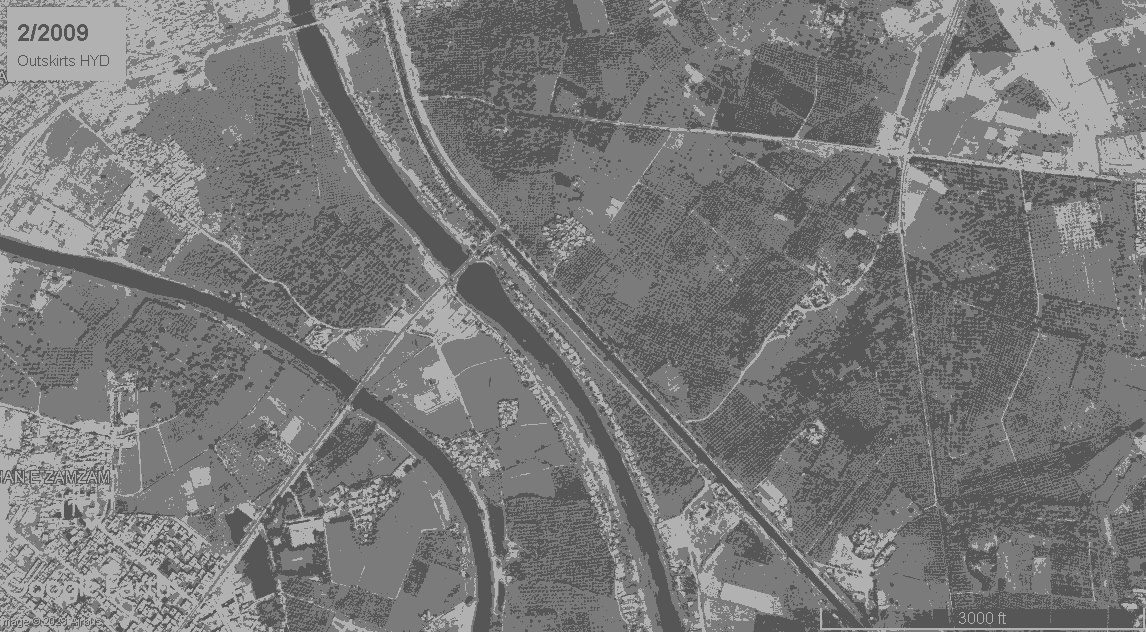
#> input picture seg-hyd-2009.jpg, 1146 x 632 px
$ python area.py
#> lines starting #> are read from the running program, lines starting #| are printed output that depends on the picture; after the words box and inside, x2 and y2 are one past the last pixel; in counts of white or black regions, pixels touching at a corner belong together
import cv2
import numpy as np

def quantify_deforested_area(binary_image, pixel_size_meters, save_path=None):
    # Find contours in the binary image
    contours, _ = cv2.findContours(binary_image, cv2.RETR_EXTERNAL, cv2.CHAIN_APPROX_SIMPLE)

    # Calculate the total area of deforested land
    total_area_pixels = sum(cv2.contourArea(contour) for contour in contours)
    total_area_sq_meters = total_area_pixels * pixel_size_meters**2
    total_area_sq_kms = total_area_sq_meters / 1e6

    # Save the result if a path is provided
    if save_path is not None:
        result_image = np.zeros_like(binary_image)
        cv2.drawContours(result_image, contours, -1, 255, thickness=cv2.FILLED)
        cv2.imwrite(save_path, result_image)

    return total_area_sq_kms

def calculate_pixel_size(total_area_sq_kms, image_shape):
    # Calculate the pixel size in meters
    total_area_sq_meters = total_area_sq_kms * 1e6
    pixel_size_meters = np.sqrt(total_area_sq_meters / np.prod(image_shape))
    return pixel_size_meters

# Load your binary images and convert to grayscale
binary_image1 = cv2.imread('seg-hyd-2009.jpg', cv2.IMREAD_GRAYSCALE)
#> binary_image1 is the input picture: shape (632, 1146); min 77, max 186, mean 121
binary_image2 = cv2.imread('seg-hyd-2023.jpg', cv2.IMREAD_GRAYSCALE)
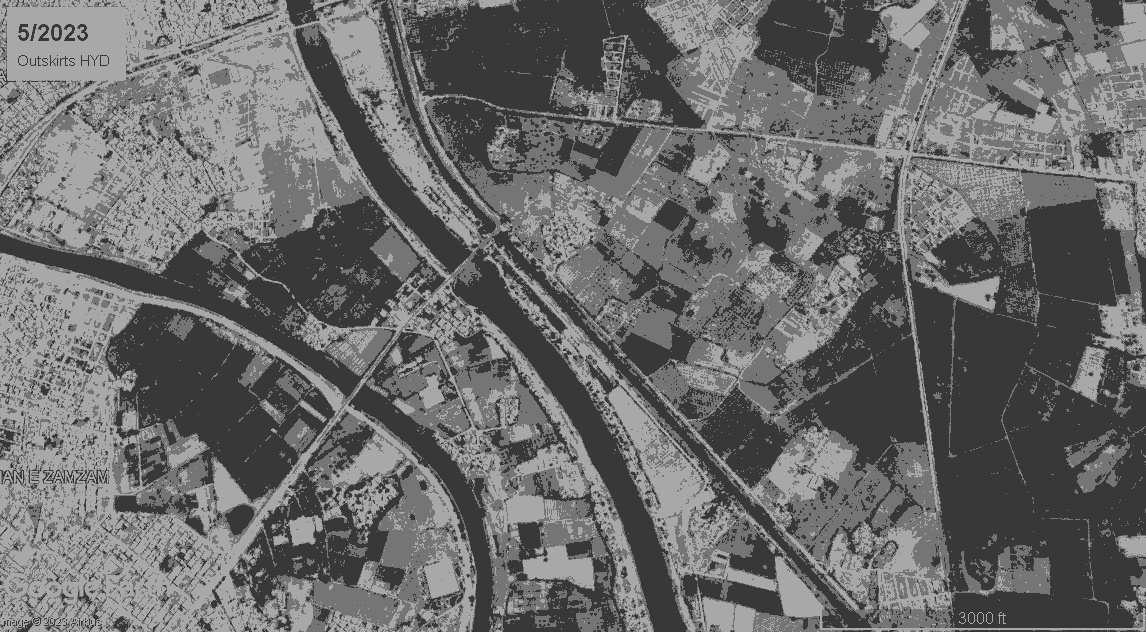
#> input picture seg-hyd-2023.jpg, 1146 x 632 px
#> binary_image2 is the input picture: shape (632, 1146); min 48, max 177, mean 107.4

# Apply image segmentation logic to obtain binary images
# (Replace this with your actual segmentation logic)
_, binary_image1 = cv2.threshold(binary_image1, 128, 255, cv2.THRESH_BINARY)
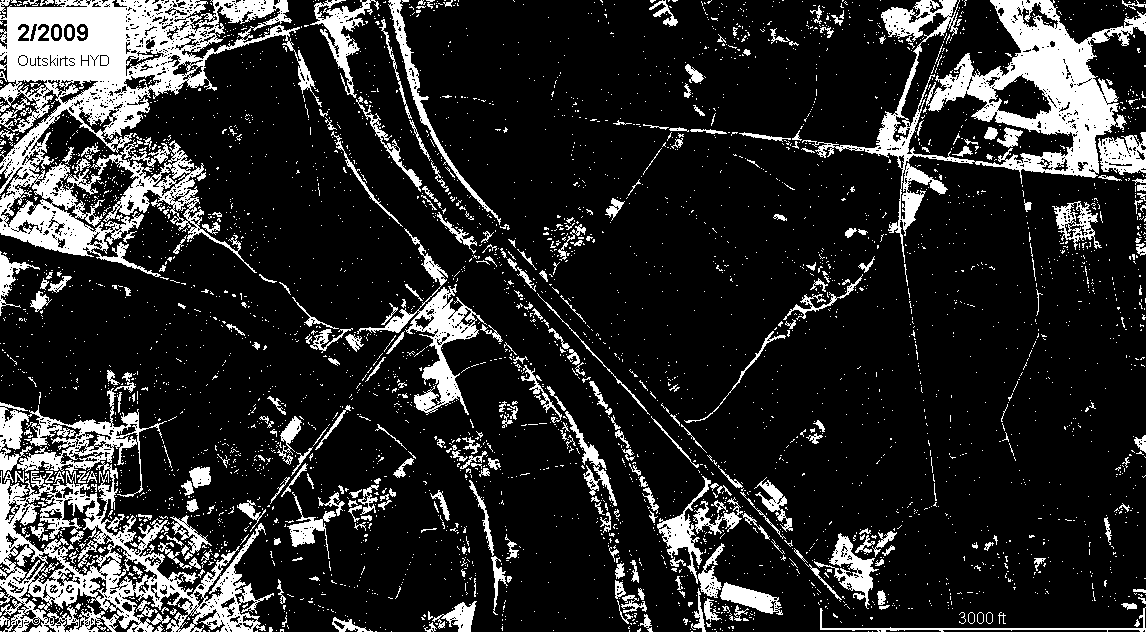
#> binary_image1: shape (632, 1146); 16.8% white; 3931 white regions (3592 under 20 px), largest, box (x1, y1, x2, y2) and area: (0, 0, 322, 277) 27489, (802, 0, 1146, 263) 19161, (0, 461, 274, 632) 15845
_, binary_image2 = cv2.threshold(binary_image2, 128, 255, cv2.THRESH_BINARY)
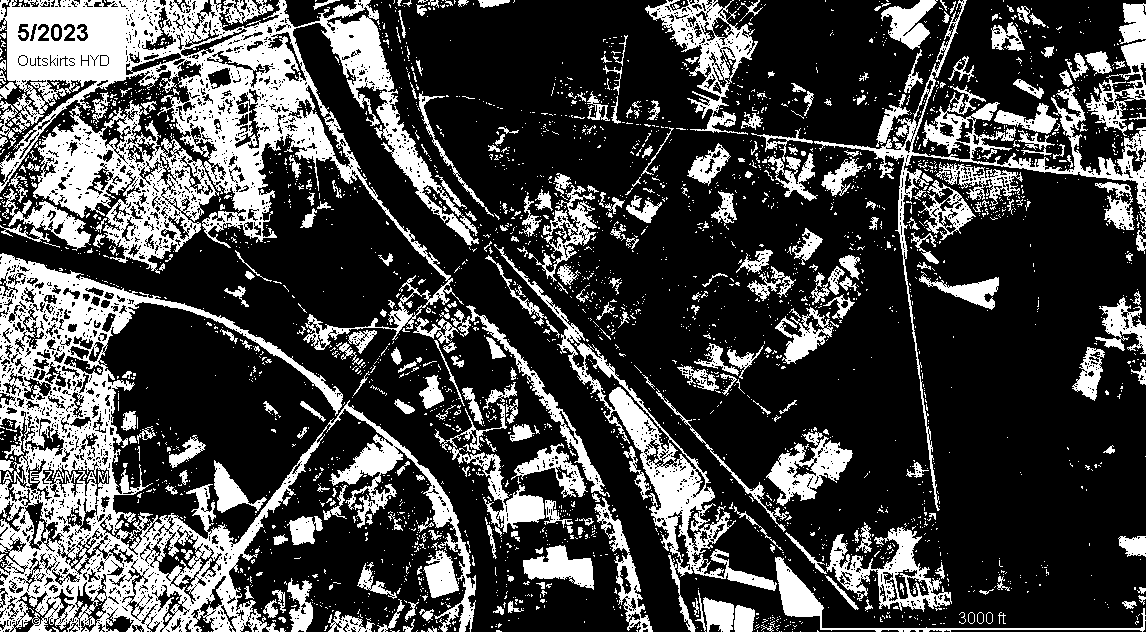
#> binary_image2: shape (632, 1146); 27.3% white; 2985 white regions (2652 under 20 px)

# Replace total_area_sq_kms with your actual total area
total_area_sq_kms = 6.78

# Calculate pixel size for both images
pixel_size_meters_image1 = calculate_pixel_size(total_area_sq_kms, binary_image1.shape)
#> pixel_size_meters_image1 = 3.06
pixel_size_meters_image2 = calculate_pixel_size(total_area_sq_kms, binary_image2.shape)
#> pixel_size_meters_image2 = 3.06

# Quantify deforested area for each image
area_image1 = quantify_deforested_area(binary_image1, pixel_size_meters_image1, save_path='deforestation_result1.png')
#> in quantify_deforested_area, `contours, _ = cv2.findContours(binary_image, cv2.RETR_EXTERNAL, cv2.CH..`: contours = 3782 contours, 3576 with area under 20; largest, box (x1, y1, x2, y2) and area: (0, 0, 322, 277) 33026, (0, 461, 274, 632) 22400, (802, 0, 1146, 263) 20884, (0, 388, 167, 497) 6197, (357, 228, 487, 415) 4028
#> in quantify_deforested_area, `total_area_pixels = sum(cv2.contourArea(contour) for contour in contou..`: total_area_pixels = 119730.5
#> in quantify_deforested_area, `total_area_sq_meters = total_area_pixels * pixel_size_meters**2`: total_area_sq_meters = 1120812.1
#> in quantify_deforested_area, `total_area_sq_kms = total_area_sq_meters / 1e6`: total_area_sq_kms = 1.12
#> in quantify_deforested_area, `cv2.drawContours(result_image, contours, -1, 255, thickness=cv2.FILLED)`:
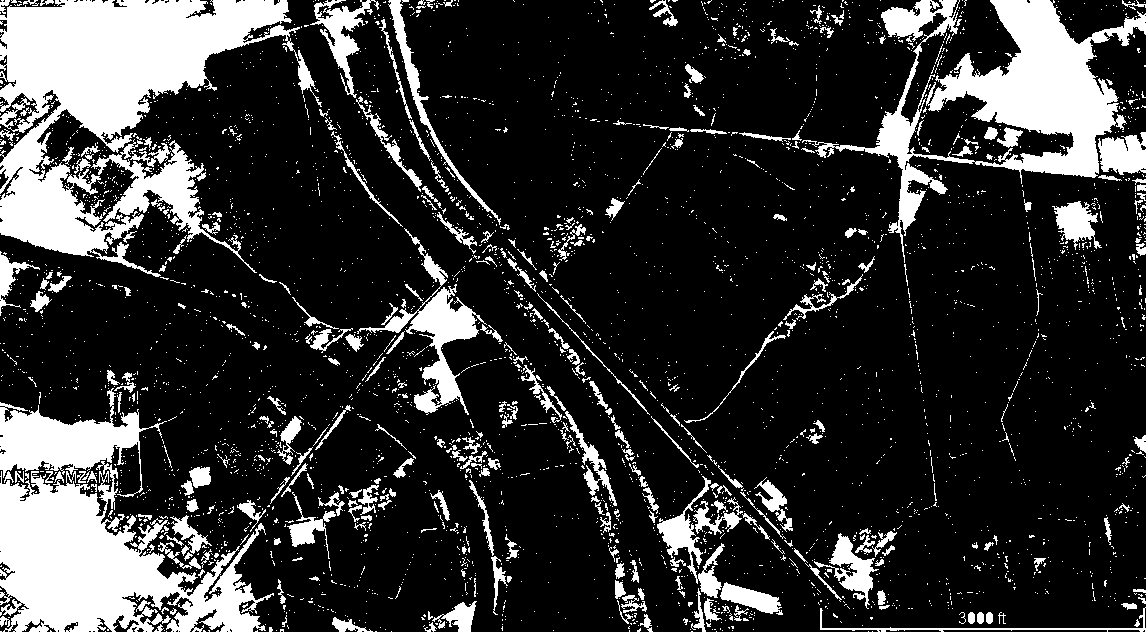
#> result_image: shape (632, 1146); 20.1% white; 3782 white regions (3453 under 20 px)
#> area_image1 = 1.12
area_image2 = quantify_deforested_area(binary_image2, pixel_size_meters_image2, save_path='deforestation_result2.png')
#> call 2 of quantify_deforested_area, with pixel_size_meters = 3.06, save_path = 'deforestation_result2.png'
#> in quantify_deforested_area (call 2), `contours, _ = cv2.findContours(binary_image, cv2.RETR_EXTERNAL, cv2.CH..`: contours = 2841 contours, 2614 with area under 20; largest, box (x1, y1, x2, y2) and area: (0, 0, 479, 350) 63438, (0, 253, 476, 632) 57877, (494, 244, 777, 591) 11087, (814, 0, 1146, 511) 7262, (645, 0, 758, 135) 5224
#> in quantify_deforested_area (call 2), `total_area_pixels = sum(cv2.contourArea(contour) for contour in contou..`: total_area_pixels = 207934.5
#> in quantify_deforested_area (call 2), `total_area_sq_meters = total_area_pixels * pixel_size_meters**2`: total_area_sq_meters = 1946500.6
#> in quantify_deforested_area (call 2), `total_area_sq_kms = total_area_sq_meters / 1e6`: total_area_sq_kms = 1.95
#> in quantify_deforested_area (call 2), `cv2.drawContours(result_image, contours, -1, 255, thickness=cv2.FILLED)`:
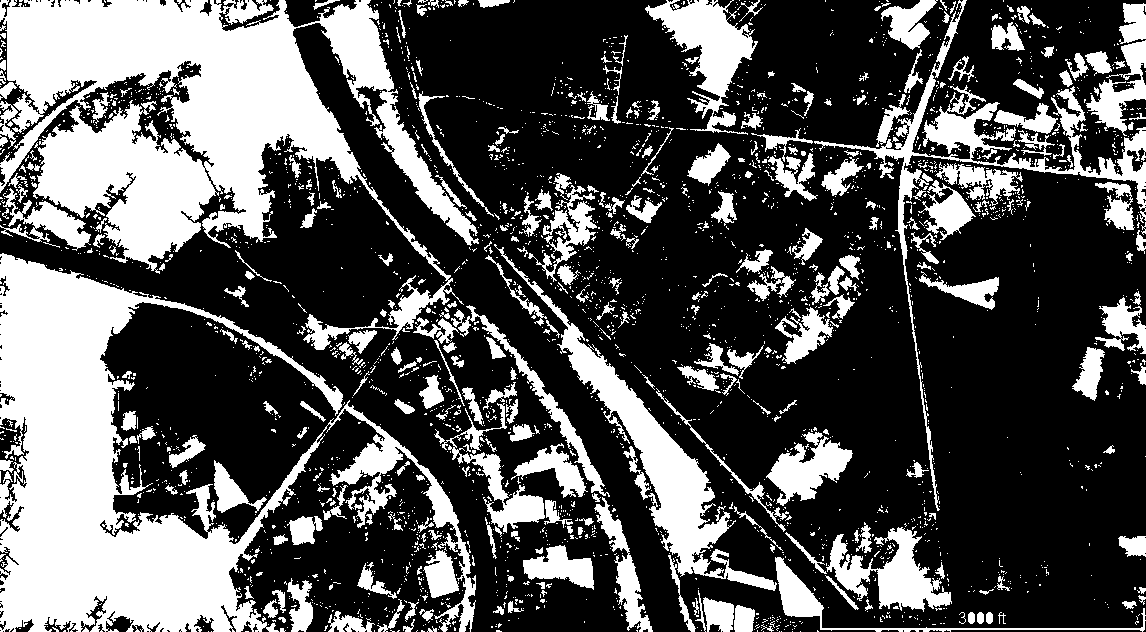
#> result_image: shape (632, 1146); 33.1% white; 2841 white regions (2506 under 20 px), largest, box (x1, y1, x2, y2) and area: (0, 0, 479, 350) 67140, (0, 253, 476, 632) 61046, (494, 244, 777, 591) 12102
#> area_image2 = 1.95

# Display and print results
# print(f"Pixel Size Image 1: {pixel_size_meters_image1:.2f} meters")
# print(f"Deforested Area in Image 1: {area_image1:.2f} sq. km")

# print(f"Pixel Size Image 2: {pixel_size_meters_image2:.2f} meters")
# print(f"Deforested Area in Image 2: {area_image2:.2f} sq. km")

# You can further analyze or compare the results as needed
# Calculate forested area
forested_area_image1 = total_area_sq_kms - area_image1
#> forested_area_image1 = 5.66
forested_area_image2 = total_area_sq_kms - area_image2
#> forested_area_image2 = 4.83

# Display and print results
print(f"Forested Area in Image 1: {forested_area_image1:.2f} sq. km")
#| Forested Area in Image 1: 5.66 sq. km
print(f"Forested Area in Image 2: {forested_area_image2:.2f} sq. km")
#| Forested Area in Image 2: 4.83 sq. km

# Calculate deforested area change
deforested_area_change = area_image2 - area_image1
#> deforested_area_change = 0.826

# Display and print results
print(f"Deforested Area Change: {deforested_area_change:.2f} sq. km")
#| Deforested Area Change: 0.83 sq. km
